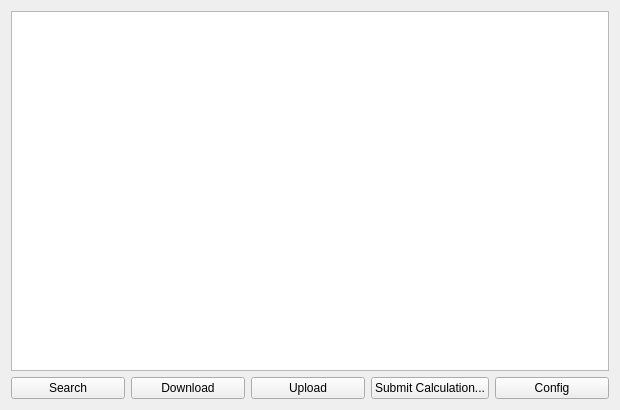
<?xml version="1.0" encoding="UTF-8"?>
<ui version="4.0">
 <class>MongoChemWidget</class>
 <widget class="QWidget" name="MongoChemWidget">
  <property name="geometry">
   <rect>
    <x>0</x>
    <y>0</y>
    <width>620</width>
    <height>410</height>
   </rect>
  </property>
  <property name="minimumSize">
   <size>
    <width>620</width>
    <height>410</height>
   </size>
  </property>
  <property name="windowTitle">
   <string>Form</string>
  </property>
  <layout class="QGridLayout" name="gridLayout">
   <item row="1" column="4">
    <widget class="QPushButton" name="pushConfig">
     <property name="text">
      <string>Config</string>
     </property>
    </widget>
   </item>
   <item row="1" column="1">
    <widget class="QPushButton" name="pushDownload">
     <property name="text">
      <string>Download</string>
     </property>
    </widget>
   </item>
   <item row="1" column="2">
    <widget class="QPushButton" name="pushUpload">
     <property name="text">
      <string>Upload</string>
     </property>
    </widget>
   </item>
   <item row="1" column="0">
    <widget class="QPushButton" name="pushSearch">
     <property name="text">
      <string>Search</string>
     </property>
    </widget>
   </item>
   <item row="1" column="3">
    <widget class="QPushButton" name="pushSubmitCalculation">
     <property name="text">
      <string>Submit Calculation...</string>
     </property>
    </widget>
   </item>
   <item row="0" column="0" colspan="5">
    <widget class="QTreeView" name="treeViewMolecules">
     <property name="selectionMode">
      <enum>QAbstractItemView::SingleSelection</enum>
     </property>
     <property name="selectionBehavior">
      <enum>QAbstractItemView::SelectRows</enum>
     </property>
    </widget>
   </item>
  </layout>
 </widget>
 <resources/>
 <connections/>
</ui>
